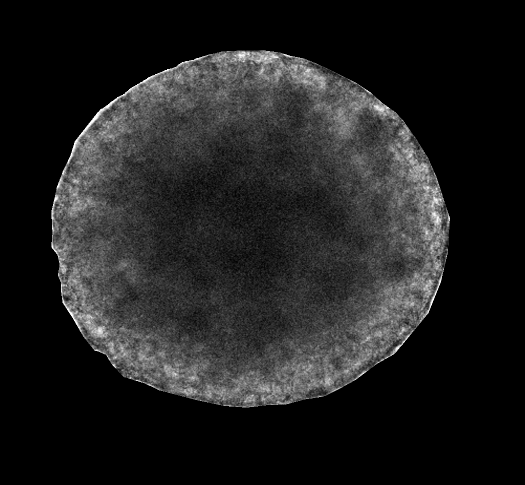
#> input picture TestImages/SpheroidPNG.png, 1049 x 969 px, found by its file name (shown at 1/2 size)
$ python LocalContrastMap.py
#> lines starting #> are read from the running program, lines starting #| are printed output that depends on the picture; after the words box and inside, x2 and y2 are one past the last pixel; in counts of white or black regions, pixels touching at a corner belong together
import cv2
import numpy as np
import matplotlib.pyplot as plt
from scipy.ndimage import uniform_filter


sphe_path = r"C:\Github\TranslucentSpheroidCompare\TestImages\SpheroidPNG.png"
Bsphe_path = r"C:\Github\TranslucentSpheroidCompare\TestImages\BSpheroidPNG.png"


sphe = cv2.imread(
    sphe_path,
    cv2.IMREAD_UNCHANGED
)
#> sphe is the input picture: shape (969, 1049, 4); mean B, G, R, A 31.8, 31.8, 31.8, 111.1

Bsphe = cv2.imread(
    Bsphe_path,
    cv2.IMREAD_UNCHANGED
)
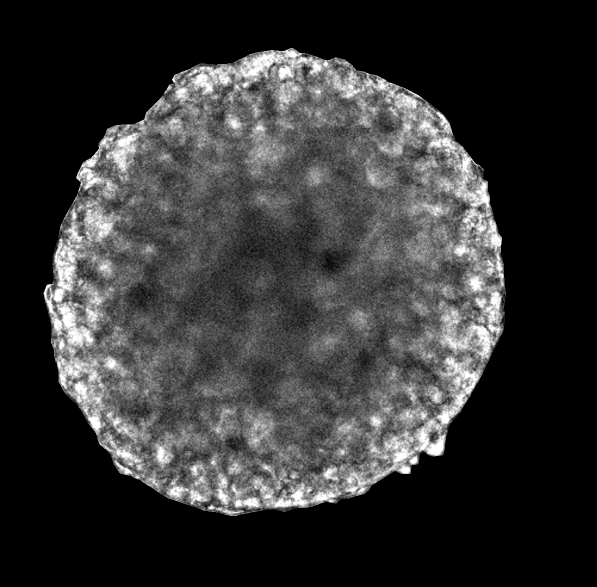
#> input picture TestImages/BSpheroidPNG.png, 1193 x 1174 px, found by its file name (shown at 1/2 size)
#> Bsphe is the input picture: shape (1174, 1193, 4); mean B, G, R, A 51.7, 51.7, 51.7, 120.4


def prepare_image(img, target_size=250):
#> called with target_size = 250
    if img.shape[2] == 4:
        bgr = img[:, :, :3]
        alpha = img[:, :, 3]
        mask = alpha > 0
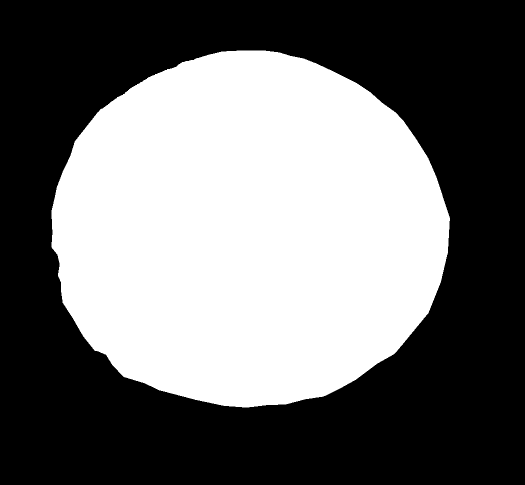
#> mask: shape (969, 1049) bool (shown at 1/2 size); 43.7% white; 1 white region, box (x1, y1, x2, y2) and area: (103, 101, 900, 815) 444196

    else:
        bgr = img
        gray_temp = cv2.cvtColor(bgr, cv2.COLOR_BGR2GRAY)

        mask = gray_temp > 0


    gray = cv2.cvtColor(bgr, cv2.COLOR_BGR2GRAY)

    gray = cv2.resize(
        gray,
        (target_size, target_size),
        interpolation=cv2.INTER_CUBIC
    )
#> gray: shape (250, 250)

    mask = cv2.resize(
        mask.astype(np.uint8),
        (target_size, target_size),
        interpolation=cv2.INTER_NEAREST
    ).astype(bool)
#> mask: shape (250, 250) bool; 43.7% white; 1 white region, box (x1, y1, x2, y2) and area: (25, 27, 215, 211) 27312
#> call 2 of prepare_image, with target_size = 250
#> in prepare_image (call 2), `mask = alpha > 0`: mask: shape (1174, 1193) bool; 47.3% white; 1 white region, box (x1, y1, x2, y2) and area: (87, 96, 1012, 1032) 663138
#> in prepare_image (call 2), `mask = cv2.resize( mask.astype(np.uint8), (target_size, target_size), ..`:
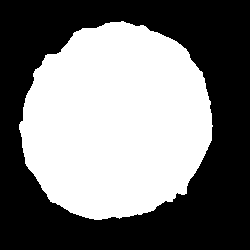
#> mask: shape (250, 250) bool; 47.3% white; 1 white region, box (x1, y1, x2, y2) and area: (19, 21, 213, 220) 29589

    return gray.astype(float), mask


def local_contrast(image, mask, window_size=5):

#> called with window_size = 15
    mean = uniform_filter(
        image,
        size=window_size
    )

    mean_squared = uniform_filter(
        image ** 2,
        size=window_size
    )

    variance = mean_squared - mean ** 2
    variance = np.maximum(variance, 0)

    contrast = np.sqrt(variance)
    contrast[~mask] = 0
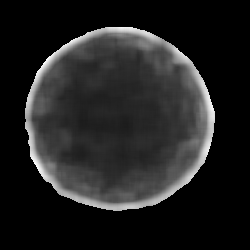
#> contrast: shape (250, 250) float64; min 0, max 79.61, mean 10.5; drawn with min black and max white

    return contrast

normal, normal_mask = prepare_image(sphe)
translucent, translucent_mask = prepare_image(Bsphe)

normal_contrast = local_contrast(
    normal,
    normal_mask,
    window_size=15
)

translucent_contrast = local_contrast(
    translucent,
    translucent_mask,
    window_size=15
)
#> call 2 of local_contrast, with window_size = 15
#> in local_contrast (call 2), `mean = uniform_filter( image, size=window_size )`:
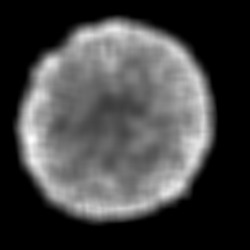
#> mean: shape (250, 250) float64; min -2.34e-13, max 192, mean 51.7; drawn with min black and max white
#> in local_contrast (call 2), `contrast[~mask] = 0`:
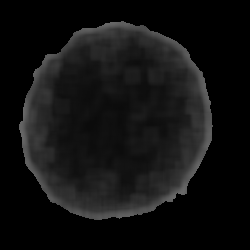
#> contrast: shape (250, 250) float64; min 0, max 105.7, mean 17.5

vmax = max(
    normal_contrast.max(),
    translucent_contrast.max()
)
#> vmax = 105.7

fig, axes = plt.subplots(
    2,
    2,
    figsize=(10, 10)
)

axes[0, 0].imshow(
    normal,
    cmap="gray"
)

axes[0, 0].set_title(
    "Normal spheroid"
)

axes[0, 0].axis("off")

im1 = axes[0, 1].imshow(
    normal_contrast,
    cmap="jet",
    vmin=0,
    vmax=vmax
)

axes[0, 1].set_title(
    "Normal — local contrast"
)

axes[0, 1].axis("off")

axes[1, 0].imshow(
    translucent,
    cmap="gray"
)

axes[1, 0].set_title(
    "Translucent spheroid"
)

axes[1, 0].axis("off")

im2 = axes[1, 1].imshow(
    translucent_contrast,
    cmap="jet",
    vmin=0,
    vmax=vmax
)

axes[1, 1].set_title(
    "Translucent — local contrast"
)

axes[1, 1].axis("off")

fig.colorbar(
    im2,
    ax=axes,
    shrink=0.8,
    label="Local contrast (SD)"
)


plt.tight_layout()
plt.show()
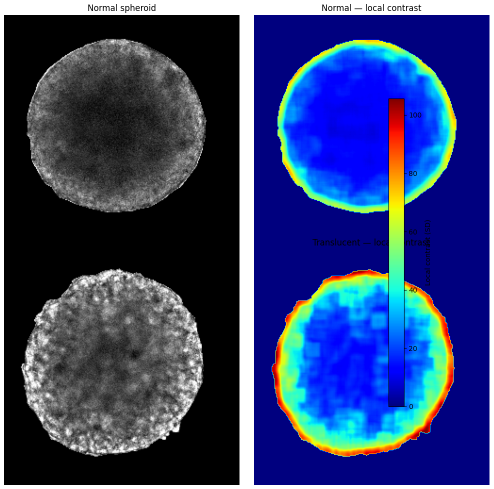
#> figure drawn by matplotlib, 5 panels
